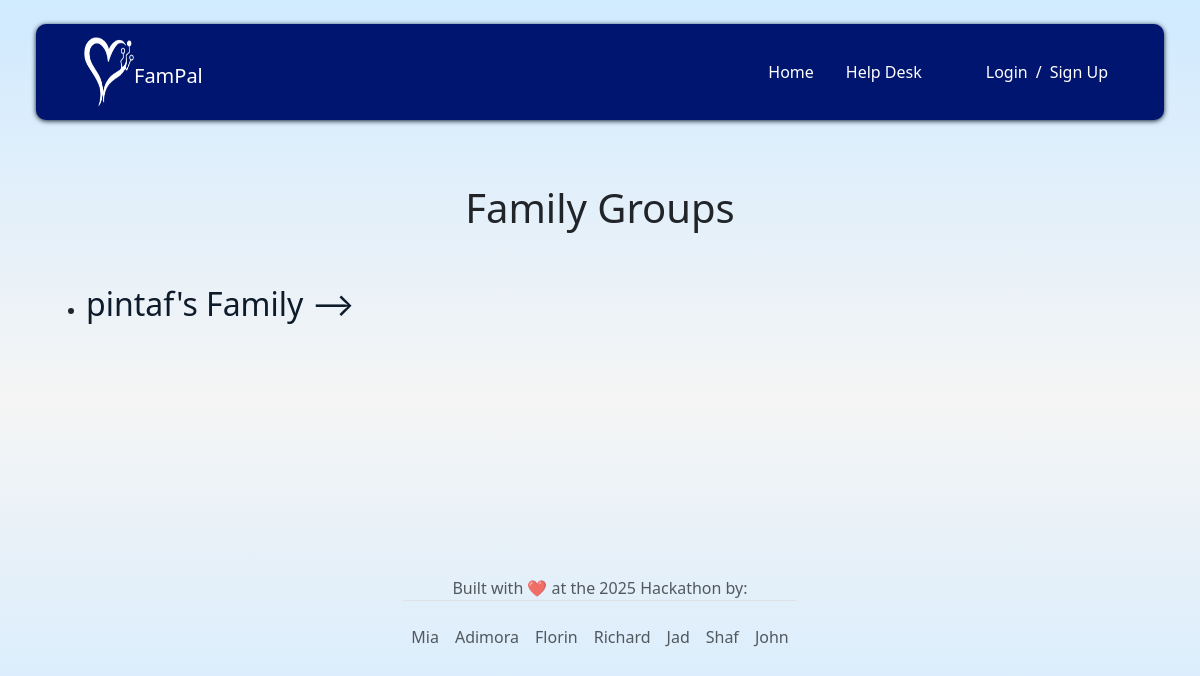
Page /families/ on the earlier database version.
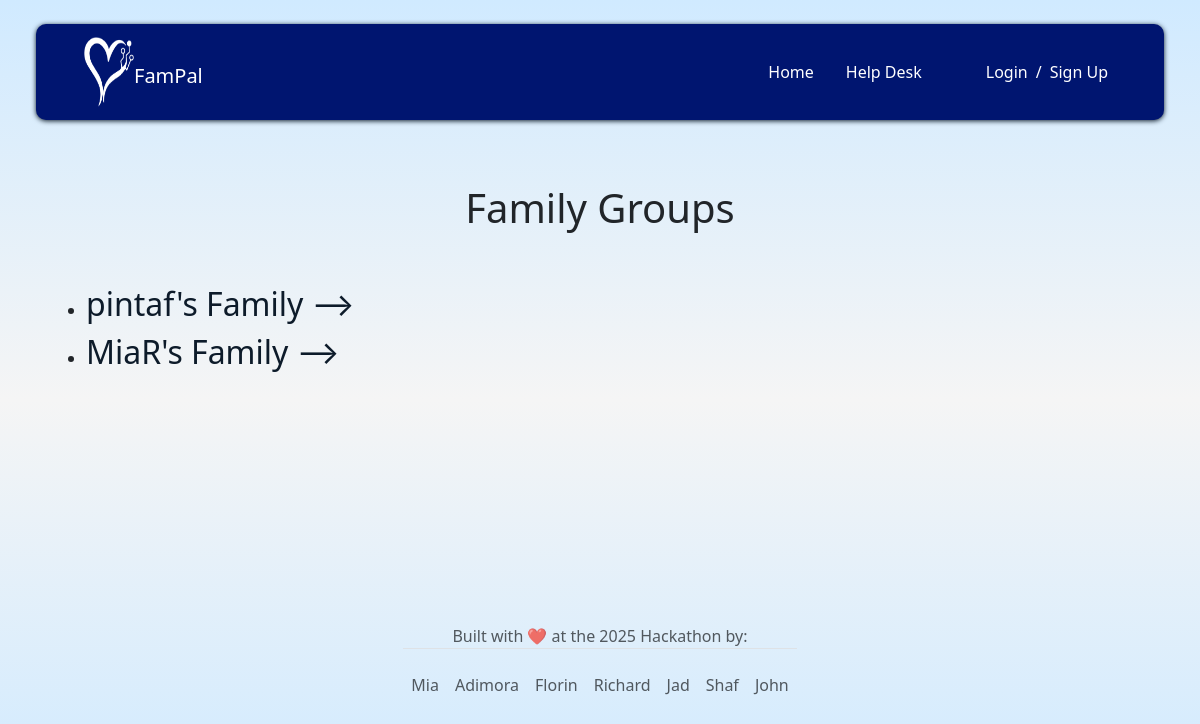
Same page on the later database version.
### families/models.py (models this page shows, shortened)
class FamilyGroup(models.Model):
    name = models.CharField(max_length=100)
    created_by = models.ForeignKey(User, on_delete=models.CASCADE, related_name='created_family_groups')
    created_at = models.DateTimeField(default=timezone.now)

### families/views.py (the view)
# urls.py: path('', views.family_list, name='family_list'),
def family_list(request):
    families = FamilyGroup.objects.all()
    return render(request, 'families/family_list.html', {'families': families})

### templates/families/family_list.html
{% extends "base.html" %}
{% block content %}
  <div class="container-fluid">
    <h1 class="d-flex justify-content-center mt-5">Family Groups</h1>
  <ul class="mt-5">
    {% for family in families %}
      <li class="familyGroup"><a href="{% url 'families:family_detail' family.pk %}">{{ family.name }} ⟶</a></li>
    {% empty %}
      <li class="familyGroup d-flex justify-content-center align-self-center"><h2>No family groups yet.</h2></li>
    {% endfor %}
  </ul>
  </div>
{% endblock %}

Differences in the rows shown:
added FamilyGroup: name "MiaR's Family"
